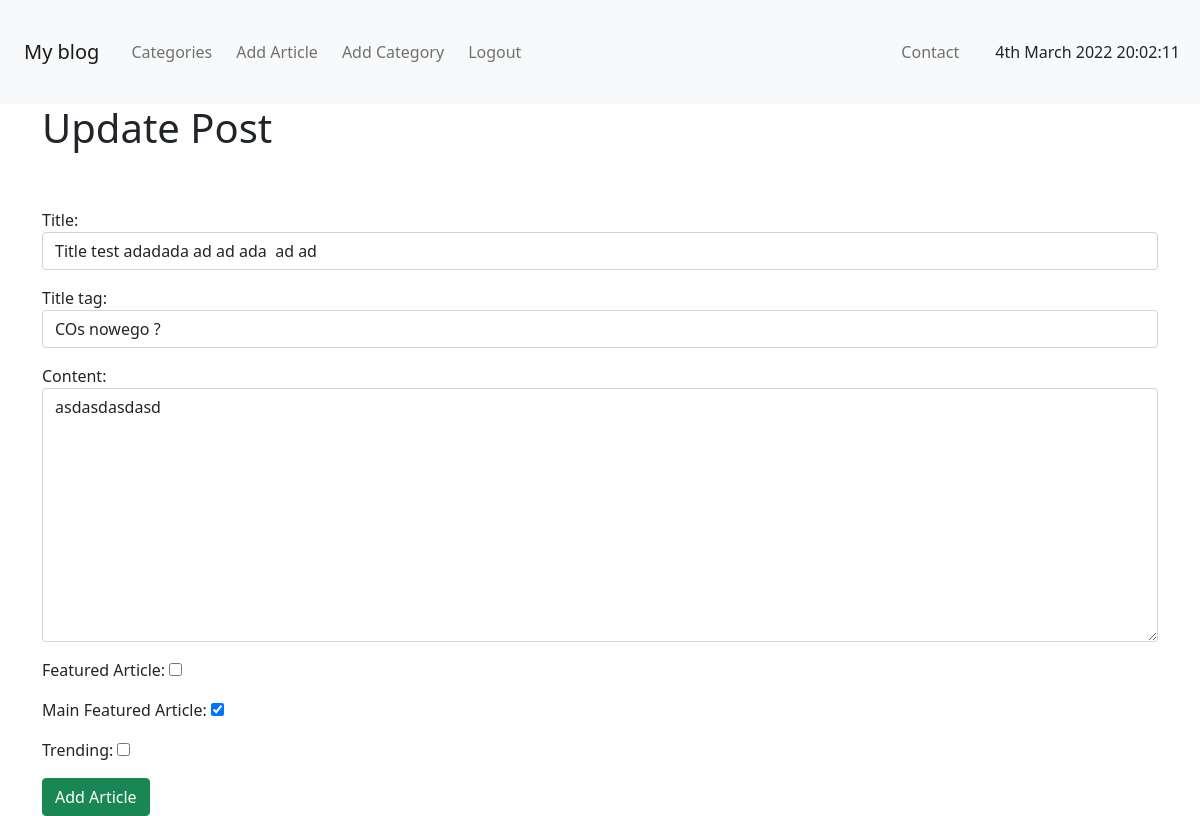
Screenshot of /article/edit/1 (signed in) with the database file from the repository.
### theblog/models.py (models this page shows, shortened)
class Post(models.Model):
    title = models.CharField(max_length=255)
    author = models.ForeignKey(User, on_delete=models.CASCADE)
    content = models.TextField()
    title_tag = models.CharField(max_length=255)
    created_at = models.DateField(auto_now_add=True, editable=False)
    is_featured = models.BooleanField(default=False, verbose_name="Featured Article")
    is_featured_header = models.BooleanField(default=False, verbose_name="Main Featured Article")
    trending = models.BooleanField(default=False, verbose_name="Trending")
    tags = TaggableManager()
    category = models.CharField(max_length=255)
    views= models.IntegerField(default=0)
    slug = models.SlugField(max_length=120, default="")
    header_image = models.ImageField(null=True, blank=True, upload_to='images/')

### theblog/views.py (the view)
# urls.py: path('article/edit/<int:pk>', UpdateView.as_view(), name='update-article'),
class UpdateView(UpdateView):
    model = Post
    form_class = UpdateForm
    template_name = 'update_post.html'

### theblog/forms.py
class UpdateForm(forms.ModelForm):
    class Meta:
        model = Post
        fields = ('title', 'title_tag', 'content', 'is_featured', 'is_featured_header', 'trending')
        widgets = {
            'title': forms.TextInput(attrs={'class': 'form-control'}),
            'title_tag': forms.TextInput(attrs={'class': 'form-control'}),
            'content': forms.Textarea(attrs={'class': 'form-control'}),
        }

### theblog/templates/update_post.html (shortened to what this page needs)
{% extends 'base.html' %}
{% block home %}
{% if user.is_authenticated %}
    {%if user.id == post.author.id or user.id == 1 %}
    <div class="container">
        <h1>Update Post</h1>
        <br/><br/>
        <div class="form-group">
        <form method="POST">
            {{ form.as_p }}
            <button class="btn btn-success me">Add Article</button>
        </div>
        {% else %}
        <h3>You are not allowed to do that</h3>
        {% endif %}
        {% else %}
        <h3>You are not allowed to do that</h3>
        {% endif %}
</div>
{% endblock %}

### rows the page displays
Post: title "Title test adadada ad ad ada ad ad", title_tag "COs nowego ?", content "asdasdasdasd", is_featured_header "☑"
